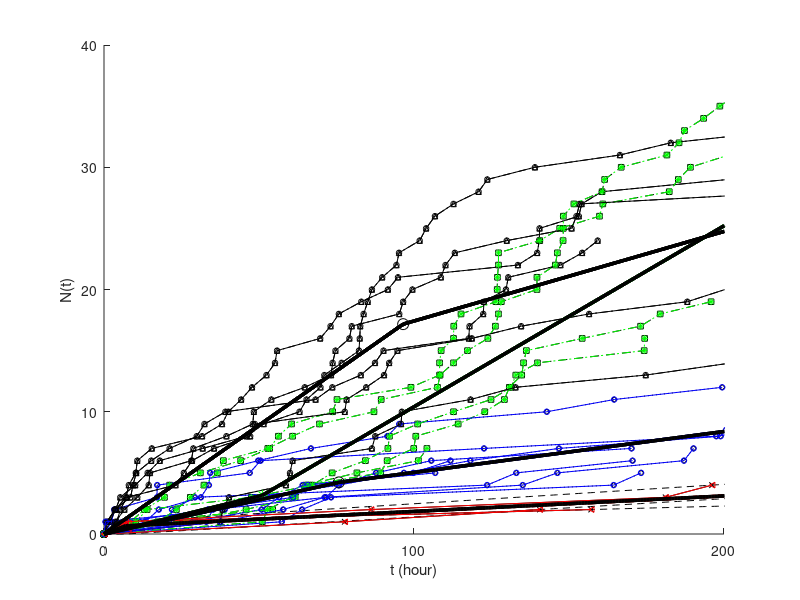

This figure's MATLAB source:
%%
%load("real_data_analysis.mat")
%load("teen.mat")
%load("fake_data.mat")
load("coal_data.mat")

num_of_plots=size(centroids)
num_of_plots=num_of_plots(1)
%%
% Apply kmean to NTDS
%clear
%clc
%[Nj,C,z]=NTDS_f;%read data and prepocessing___
% sub_inde = [1 6 13 16 18];
% Nj(sub_inde)= [];
% C(sub_inde)= [];
% z(sub_inde,:)= [];
% save fake_2.mat Nj C z;
%Event plot by cluster

% m = length(C);
% F1 = @(B,x) (B(1)*(x<=B(2)).*x+(x>B(2)).*(B(1)*B(2)+B(3)*(x-B(2)))); %without intercept  %Form of the equation,two piece linear 
% figure(1)
% subplot(1,2,1)
% hold all
% plot([0,z(1,1:Nj(1))],0:Nj(1),'-k<','MarkerSize',4)
%         plot([0,z(7,1:Nj(7))],0:Nj(7),'-.k*','MarkerSize',5)  
%          plot([0,z(3,1:Nj(3))],0:Nj(3),'-ko','MarkerSize',4)
% legend('1','2','3')
% hold on

%% plot separately
m = length(C);
F1 = @(B,x) (B(1)*(x<=B(2)).*x+(x>B(2)).*(B(1)*B(2)+B(3)*(x-B(2)))); %without intercept  %Form of the equation,two piece linear 
hold all
q=0:1:C(1)

hold all
for n=1:m
    if group(n)==1
    plot([0,z(n,1:Nj(n))],0:Nj(n),'-kx','MarkerSize',4)
    plot(q,F1([based_on_centroids(n,2) based_on_centroids(n,1) based_on_centroids(n,3)],q),'k--')
    end
end
plot(q,F1([centroids(1,2) centroids(1,1) centroids(1,3)],q),'k--','LineWidth',2.5)

%%
hold all
for n=1:m
      if group(n)==2
      plot([0,z(n,1:Nj(n))],0:Nj(n),'--ks','MarkerSize',4) 
      end
end
plot(q,F1([centroids(2,2) centroids(2,1) centroids(2,3)],q),'k','LineWidth',2.5)

%%
hold all
for n=1:m
      if group(n)==3
      plot([0,z(n,1:Nj(n))],0:Nj(n),':kd','MarkerSize',4)
      end
end
plot(q,F1([centroids(3,2) centroids(3,1) centroids(3,3)],q),'k','LineWidth',2.5)

%%
hold all
for n=1:m
      if group(n)==4
      plot([0,z(n,1:Nj(n))],0:Nj(n),'-.k^','MarkerSize',4)
      end
end
plot(q,F1([centroids(4,2) centroids(4,1) centroids(4,3)],q),'k','LineWidth',2.5)

%% plot the whole picture
m = length(C);
q=0:1:200;
F1 = @(B,x) (B(1)*(x<=B(2)).*x+(x>B(2)).*(B(1)*B(2)+B(3)*(x-B(2)))); %without intercept  %Form of the equation,two piece linear 
figure(1)

hold all

for n=1:m
    if group(n)==1
    plot([0,z(n,1:Nj(n))],0:Nj(n),'-k<','MarkerSize',4,'Color','r')
    elseif group(n)==2
        plot([0,z(n,1:Nj(n))],0:Nj(n),'-.k*','MarkerSize',5,'Color','g')  
    elseif group(n)==3 
         plot([0,z(n,1:Nj(n))],0:Nj(n),'-ko','MarkerSize',4,'Color','b')
    elseif group(n)==4   
         %plot([z(n,Nj(n)) C(n)], [Nj(n) Nj(n)],'k')
         plot([0,z(n,1:Nj(n))],0:Nj(n),'-ko','MarkerSize',4,'Color','k')
    end
%     if group(n)==1
%     plot([0,z(n,1:Nj(n))],0:Nj(n),'-kx','MarkerSize',4)
%     elseif group(n)==2
%         plot([0,z(n,1:Nj(n))],0:Nj(n),'--ks','MarkerSize',4)  
%     elseif group(n)==3 
%          plot([0,z(n,1:Nj(n))],0:Nj(n),':kd','MarkerSize',4)
%     elseif group(n)==4   
%          %plot([z(n,Nj(n)) C(n)], [Nj(n) Nj(n)],'k')
%          plot([0,z(n,1:Nj(n))],0:Nj(n),'-.k^','MarkerSize',4)
%     end


end

hold all
plot(q,F1([centroids(1,2) centroids(1,1) centroids(1,3)],q),'-.k','MarkerSize',4,'Color','r','LineWidth',2.5)

plot(centroids(1,1),F1([centroids(1,2) centroids(1,1) centroids(1,3)],centroids(1,1)),'-k<','MarkerSize',8,'Color','r')

plot(q,F1([centroids(2,2) centroids(2,1) centroids(2,3)],q),'-.k','MarkerSize',5,'Color','g','LineWidth',2.5)

plot(centroids(2,1),F1([centroids(2,2) centroids(2,1) centroids(2,3)],centroids(2,1)),'-k*','MarkerSize',8,'Color','g')

plot(q,F1([centroids(3,2) centroids(3,1) centroids(3,3)],q),'-.k','MarkerSize',4,'Color','b','LineWidth',2.5)

plot(centroids(3,1),F1([centroids(3,2) centroids(3,1) centroids(3,3)],centroids(3,1)),'-ko','MarkerSize',8,'Color','k')

plot(q,F1([centroids(4,2) centroids(4,1) centroids(4,3)],q),'-.k','MarkerSize',4,'Color','k','LineWidth',2.5)

plot( centroids(4,1),F1([centroids(4,2) centroids(4,1) centroids(4,3)],centroids(4,1)),'-ko','MarkerSize',8,'Color','k')




%%


q=0:1:200;
for i=1:num_of_plots
plot(q,F1([centroids(i,2) centroids(i,1) centroids(i,3)],q),'k','LineWidth',2.5)
%plot(q,F1([centroids(2,2),centroids(2,1),centroids(2,3)],q),'-.k','LineWidth',2.5)
%plot(q,F1([centroids(3,2),centroids(3,1),centroids(3,3)],q),'k','LineWidth',2.5)
end
% subplot(1,2,2)
 hold all
 for i=1:num_of_plots
 plot(q,F1([centroids(i,2) centroids(i,1) centroids(i,3)],q),'k','LineWidth',2.5)
 %plot(q,F1([centroids(3,2),centroids(3,1),centroids(3,3)],q),'k','LineWidth',2.5)
 %plot(q,F1([centroids(4,2),centroids(4,1),centroids(4,3)],q),'k','LineWidth',2.5)
 end

%%
hold all

xlabel('t (hour)')
ylabel('N(t)')
xlim([0 200])
%ylim([0 22])
%set(gca,'YTick',[0:5:22])
set(gca,'XTick',[0:100:475])

%%
% hold all;
% plot(52.30,52.3*0.04894,'k<','MarkerSize',5,'LineWidth','2.5');
% plot(108.99,108.99*0.02789,'k*','MarkerSize',5,'LineWidth','2.5');
% plot(150.20,150.20*0.01876,'ko','MarkerSize',4,'LineWidth','2.5');
% xlabel('t (hour)')
% ylabel('Estimated cumulative intensity')
% xlim([0 475])
% ylim([0 22])
% set(gca,'YTick',[0:5:22])
% set(gca,'XTick',[0:100:475])

